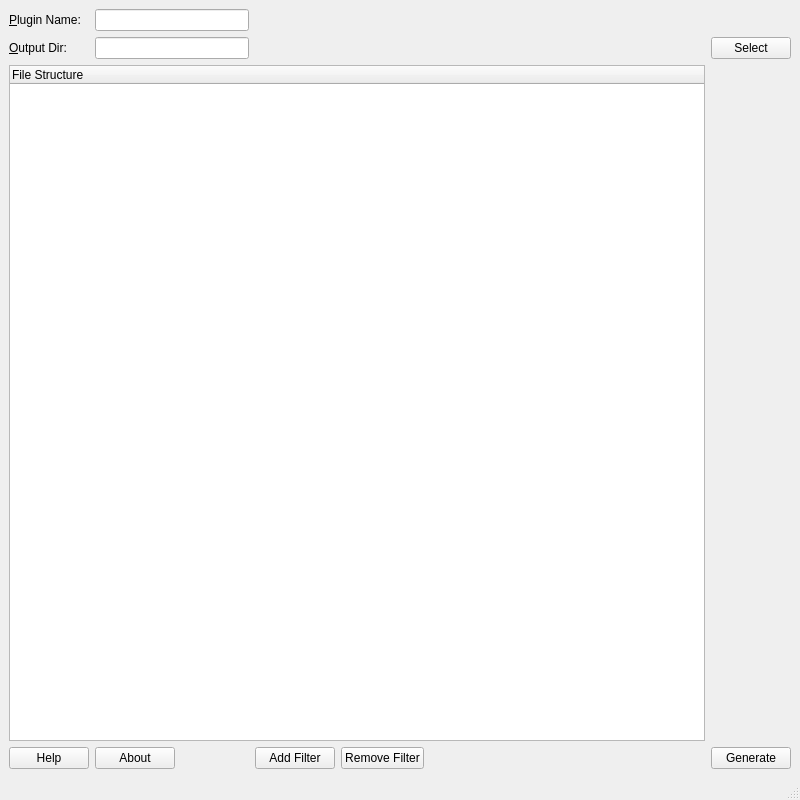
<?xml version="1.0" encoding="UTF-8"?>
<ui version="4.0">
 <class>PluginMaker</class>
 <widget class="QMainWindow" name="PluginMaker">
  <property name="windowModality">
   <enum>Qt::NonModal</enum>
  </property>
  <property name="geometry">
   <rect>
    <x>0</x>
    <y>0</y>
    <width>800</width>
    <height>800</height>
   </rect>
  </property>
  <property name="sizePolicy">
   <sizepolicy hsizetype="Preferred" vsizetype="Preferred">
    <horstretch>0</horstretch>
    <verstretch>0</verstretch>
   </sizepolicy>
  </property>
  <property name="minimumSize">
   <size>
    <width>800</width>
    <height>800</height>
   </size>
  </property>
  <property name="maximumSize">
   <size>
    <width>16777215</width>
    <height>800</height>
   </size>
  </property>
  <property name="windowTitle">
   <string>DREAM3D PluginMaker</string>
  </property>
  <widget class="QWidget" name="centralwidget">
   <layout class="QGridLayout" name="gridLayout">
    <item row="0" column="0">
     <widget class="QLabel" name="nameLabel">
      <property name="text">
       <string>&amp;Plugin Name:</string>
      </property>
      <property name="buddy">
       <cstring>m_PluginName</cstring>
      </property>
     </widget>
    </item>

    <item row="0" column="1" colspan="2">
     <widget class="QLineEdit" name="m_PluginName"/>

    </item>
    <item row="1" column="0">
     <widget class="QLabel" name="outputFileNameLabel">
      <property name="text">
       <string>&amp;Output Dir:</string>
      </property>
      <property name="buddy">
       <cstring>m_OutputDir</cstring>
      </property>
     </widget>
    </item>

    <item row="1" column="1" colspan="2">
     <widget class="QLineEdit" name="m_OutputDir"/>

    </item>
    <item row="1" column="6">
     <widget class="QPushButton" name="selectButton">
      <property name="sizePolicy">
       <sizepolicy hsizetype="Preferred" vsizetype="Preferred">
        <horstretch>0</horstretch>
        <verstretch>0</verstretch>
       </sizepolicy>
      </property>
      <property name="maximumSize">
       <size>
        <width>344</width>
        <height>28</height>
       </size>
      </property>
      <property name="text">
       <string>Select</string>
      </property>
     </widget>
    </item>
    <item row="2" column="0" colspan="6">
     <widget class="QTreeWidget" name="treeWidget">
      <property name="autoExpandDelay">
       <number>0</number>
      </property>
      <column>
       <property name="text">
        <string>File Structure</string>
       </property>
      </column>
     </widget>
    </item>
    <item row="2" column="6">
     <spacer name="verticalSpacer_2">
      <property name="orientation">
       <enum>Qt::Vertical</enum>
      </property>
      <property name="sizeHint" stdset="0">
       <size>
        <width>20</width>
        <height>290</height>
       </size>
      </property>
     </spacer>
    </item>
    <item row="3" column="0">
     <widget class="QPushButton" name="helpButton">
      <property name="text">
       <string>Help</string>
      </property>
     </widget>
    </item>
    <item row="3" column="1">
     <widget class="QPushButton" name="aboutButton">
      <property name="text">
       <string>About</string>
      </property>
     </widget>
    </item>
    <item row="3" column="2">
     <spacer name="horizontalSpacer_2">
      <property name="orientation">
       <enum>Qt::Horizontal</enum>
      </property>
      <property name="sizeHint" stdset="0">
       <size>
        <width>268</width>
        <height>20</height>
       </size>
      </property>
     </spacer>
    </item>
    <item row="3" column="3">
     <widget class="QPushButton" name="addFilter">
      <property name="text">
       <string>Add Filter</string>
      </property>
     </widget>
    </item>
    <item row="3" column="4">
     <widget class="QPushButton" name="removeFilter">
      <property name="text">
       <string>Remove Filter</string>
      </property>
     </widget>
    </item>
    <item row="3" column="5">
     <spacer name="horizontalSpacer">
      <property name="orientation">
       <enum>Qt::Horizontal</enum>
      </property>
      <property name="sizeHint" stdset="0">
       <size>
        <width>475</width>
        <height>20</height>
       </size>
      </property>
     </spacer>
    </item>
    <item row="3" column="6">
     <widget class="QPushButton" name="generateButton">
      <property name="text">
       <string>Generate</string>
      </property>
     </widget>
    </item>
   </layout>
  </widget>
  <widget class="QMenuBar" name="menubar">
   <property name="geometry">
    <rect>
     <x>0</x>
     <y>0</y>
     <width>800</width>
     <height>22</height>
    </rect>
   </property>
  </widget>
  <widget class="QStatusBar" name="statusbar"/>
 </widget>
 <resources/>
 <connections/>
</ui>
